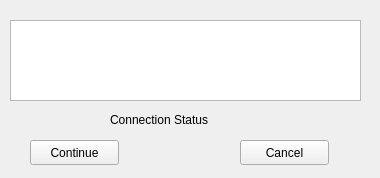
<?xml version="1.0" encoding="UTF-8"?>
<ui version="4.0">
 <class>ConnectionStatus</class>
 <widget class="QWidget" name="ConnectionStatus">
  <property name="geometry">
   <rect>
    <x>0</x>
    <y>0</y>
    <width>380</width>
    <height>178</height>
   </rect>
  </property>
  <property name="windowTitle">
   <string>Connection Status</string>
  </property>
  <widget class="QLabel" name="label">
   <property name="geometry">
    <rect>
     <x>110</x>
     <y>110</y>
     <width>141</width>
     <height>20</height>
    </rect>
   </property>
   <property name="text">
    <string>Connection Status</string>
   </property>
  </widget>
  <widget class="QTextEdit" name="connectionStatus">
   <property name="geometry">
    <rect>
     <x>10</x>
     <y>20</y>
     <width>351</width>
     <height>81</height>
    </rect>
   </property>
  </widget>
  <widget class="QPushButton" name="continueButton">
   <property name="geometry">
    <rect>
     <x>30</x>
     <y>140</y>
     <width>89</width>
     <height>25</height>
    </rect>
   </property>
   <property name="text">
    <string>Continue</string>
   </property>
  </widget>
  <widget class="QPushButton" name="cancelButton">
   <property name="geometry">
    <rect>
     <x>240</x>
     <y>140</y>
     <width>89</width>
     <height>25</height>
    </rect>
   </property>
   <property name="text">
    <string>Cancel</string>
   </property>
  </widget>
 </widget>
 <resources/>
 <connections/>
</ui>
